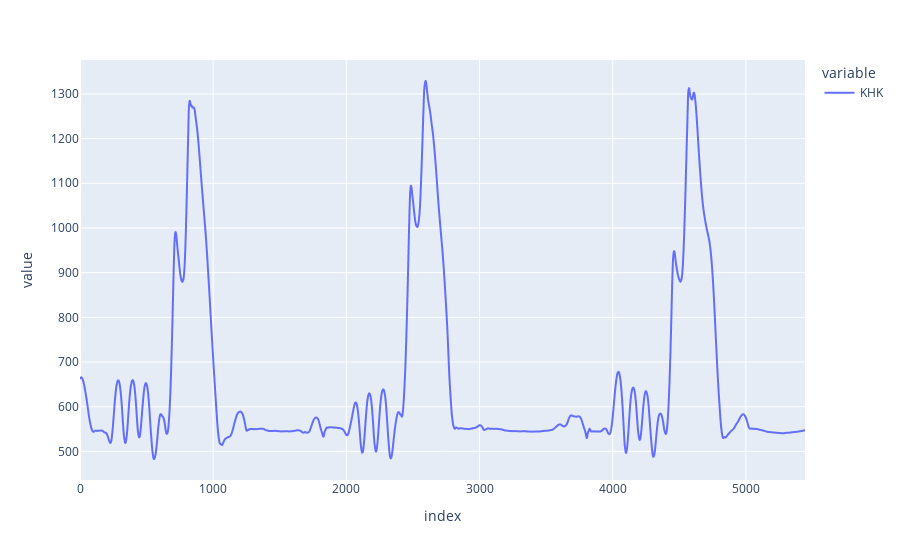

The cell this chart's notebook holds for it:
### Markdown cell above
# KHK

### Code cell
participant = df.columns[-1].split(':')[0] # name of participant
# determine kicking leg by highests z-value
kick_height_left = max(df[f"{participant}:LKNE_z"])
kick_height_right = max(df[f"{participant}:RKNE_z"])
kicking_leg = 'L' if kick_height_left > kick_height_right else 'R'
print(f"The kicking leg of {participant} was the {kicking_leg} side")
df['KHK'] = df[f"{participant}:{kicking_leg}KNE_z"]
px.line(df['KHK'])

### Figure 1 — Plotly figure (JSON) as saved in the notebook; plotly's stock layout.template omitted (floating-point values rounded to 4 significant figures; data arrays with more than 128 entries replaced by an {"elided": "..."} marker saying what was removed)
{"data": [{"hovertemplate": "variable=KHK<br>index=%{x}<br>value=%{y}<extra></extra>", "legendgroup": "KHK", "line": {"color": "#636efa", "dash": "solid"}, "mode": "lines", "name": "KHK", "showlegend": true, "type": "scattergl", "x": {"elided": "5445 int values"}, "xaxis": "x", "y": {"elided": "5445 float values"}, "yaxis": "y"}], "layout": {"legend": {"title": {"text": "variable"}, "tracegroupgap": 0}, "margin": {"t": 60}, "xaxis": {"anchor": "y", "domain": [0, 1], "title": {"text": "index"}}, "yaxis": {"anchor": "x", "domain": [0, 1], "title": {"text": "value"}}}}
